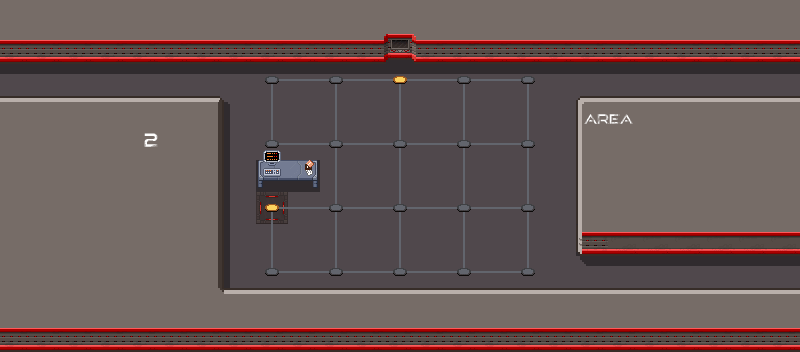

Tiled map render using the project's own tile images. Description and the whole map definition, tile-layer contents included, below:
An orthogonal 25x11 tile map with 32x32 px tiles, 8 tile layers (floor, line, sh, wall, ...), 4 tilesets.

<map version="1.10" tiledversion="1.10.2" orientation="orthogonal" renderorder="right-down" width="25" height="11" tilewidth="32" tileheight="32" infinite="0" nextlayerid="13" nextobjectid="1">
 <tileset firstgid="1" source="alien_spaceship_tileset2.tsx" />
 <tileset firstgid="241" source="scifi_items.tsx" />
 <tileset firstgid="449" source="scifi_tileset_01.tsx" />
 <tileset firstgid="641" source="scifi_items2.tsx" />
 <layer id="2" name="floor" width="25" height="11">
  <data encoding="csv">
151,151,151,151,151,151,151,151,151,151,151,151,151,151,151,151,151,151,151,151,151,151,151,151,151,
151,151,151,151,151,151,151,151,151,151,151,151,151,151,151,151,151,151,151,151,151,151,151,151,151,
151,151,151,151,151,151,151,151,151,151,151,151,151,151,151,151,151,151,151,151,151,151,151,151,151,
151,151,151,151,151,151,151,151,151,151,151,151,151,151,151,151,151,151,151,151,151,151,151,151,151,
151,151,151,151,151,151,151,151,151,151,151,151,151,151,151,151,151,151,151,151,151,151,151,151,151,
151,151,151,151,151,151,151,151,151,151,151,151,151,151,151,151,151,151,151,151,151,151,151,151,151,
151,151,151,151,151,151,151,151,183,151,151,151,151,151,151,151,151,151,151,151,151,151,151,151,151,
151,151,151,151,151,151,151,151,151,151,151,151,151,151,151,151,151,151,151,151,151,151,151,151,151,
151,151,151,151,151,151,151,151,151,151,151,151,151,151,151,151,151,151,151,151,151,151,151,151,151,
151,151,151,151,151,151,151,151,151,151,151,151,151,151,151,151,151,151,151,151,151,151,151,151,151,
151,151,151,151,151,151,151,151,151,151,151,151,151,151,151,151,151,151,151,151,151,151,151,151,151
</data>
 </layer>
 <layer id="4" name="line" width="25" height="11">
  <data encoding="csv">
0,0,0,0,0,0,0,0,0,0,0,0,0,0,0,0,0,0,0,0,0,0,0,0,0,
111,111,111,116,111,111,111,111,111,111,111,111,3,111,111,111,111,111,111,111,111,103,111,111,111,
0,0,0,0,0,0,0,0,2684354720,2684354739,3221225631,2684354739,3221225631,2684354739,3221225631,2684354739,3221225632,0,0,0,0,0,0,0,0,
0,0,0,0,0,0,0,0,179,0,179,0,179,0,179,0,179,0,0,0,0,0,0,0,0,
0,0,0,0,0,0,0,0,160,2684354739,169,2684354739,169,2684354739,169,2684354739,1610612895,0,0,0,0,0,0,0,0,
0,0,0,0,0,0,0,0,0,0,179,0,179,0,179,0,179,0,0,0,0,0,0,0,0,
0,0,0,0,0,0,0,0,2684354720,2684354739,169,2684354739,169,2684354739,169,2684354739,1610612895,0,0,0,0,0,0,0,0,
0,0,0,0,0,0,0,0,179,0,179,0,179,0,179,0,179,0,0,111,116,111,111,111,111,
0,0,0,0,0,0,0,0,160,2684354739,159,2684354739,159,2684354739,159,2684354739,1610612896,0,0,0,0,0,0,0,0,
0,0,0,0,0,0,0,0,0,0,0,0,0,0,0,0,0,0,0,0,0,0,0,0,0,
111,111,111,104,111,111,111,111,106,111,111,111,111,111,111,111,111,111,111,111,111,111,103,111,111
</data>
 </layer>
 <layer id="5" name="sh" width="25" height="11" opacity="0.4">
  <data encoding="csv">
0,0,0,0,0,0,0,0,0,0,0,0,0,0,0,0,0,0,0,0,0,0,0,0,0,
0,0,0,0,0,0,43,43,0,0,0,0,36,0,0,0,0,0,0,0,0,0,33,0,0,
22,22,22,22,22,22,22,22,22,22,22,22,22,22,22,22,22,22,22,22,22,22,22,22,22,
0,0,0,0,0,0,0,33,0,0,0,0,0,0,0,0,0,0,0,0,0,0,0,0,0,
0,0,0,0,0,0,0,43,0,0,0,0,0,0,0,0,0,0,0,0,0,0,0,0,0,
0,0,0,0,0,0,0,43,36,36,0,0,0,0,0,0,0,0,0,0,0,0,0,0,0,
0,0,0,0,0,0,0,43,0,0,0,0,0,0,0,0,0,0,0,0,0,0,0,0,0,
0,0,0,0,0,0,0,43,0,0,0,0,0,0,0,0,0,0,36,0,0,0,0,0,0,
0,0,0,0,0,0,0,43,0,0,0,0,0,0,0,0,0,0,24,22,22,22,22,22,22,
0,0,0,0,0,0,0,0,0,0,0,0,0,0,0,0,0,0,0,0,0,0,0,0,0,
0,0,0,0,0,0,0,0,0,0,0,0,0,0,0,0,0,0,0,0,0,0,0,0,0
</data>
 </layer>
 <layer id="3" name="wall" width="25" height="11">
  <data encoding="csv">
1,1,1,1,1,1,1,1,1,1,1,1,1,1,1,1,1,1,1,1,1,1,1,1,1,
111,111,111,111,111,111,111,111,111,111,111,111,113,111,111,111,111,111,111,111,111,111,111,111,111,
0,0,0,0,0,0,0,0,0,0,0,0,0,0,0,0,0,0,0,0,0,0,0,0,0,
53,53,53,53,53,53,32,0,0,0,0,0,0,0,0,0,0,0,34,53,53,53,53,53,53,
1,1,1,1,1,1,21,0,0,0,0,0,0,0,0,0,0,0,44,1,1,1,1,1,1,
1,1,1,1,1,1,21,0,0,0,0,0,0,0,0,0,0,0,44,1,1,1,1,1,1,
1,1,1,1,1,1,21,0,0,0,0,0,0,0,0,0,0,0,44,1,1,1,1,1,1,
1,1,1,1,1,1,21,0,0,0,0,0,0,0,0,0,0,0,14,101,101,101,101,101,101,
1,1,1,1,1,1,21,0,0,0,0,0,0,0,0,0,0,0,0,0,0,0,0,0,0,
1,1,1,1,1,1,31,53,53,53,53,53,53,53,53,53,53,53,53,53,53,53,53,53,53,
111,111,111,111,111,111,111,111,111,111,111,111,111,111,111,111,111,111,111,111,111,111,111,111,111
</data>
 </layer>
 <layer id="1" name="point" width="25" height="11">
  <data encoding="csv">
0,0,0,0,0,0,0,0,0,0,0,0,0,0,0,0,0,0,0,0,0,0,0,0,0,
0,0,0,0,0,0,0,0,0,0,0,0,0,0,0,0,0,0,0,0,0,0,0,0,0,
0,0,0,0,0,0,0,0,168,0,168,0,158,0,168,0,168,0,0,0,0,0,0,0,0,
0,0,0,0,0,0,0,0,0,0,0,0,0,0,0,0,0,0,0,0,0,0,0,0,0,
0,0,0,0,0,0,0,0,168,0,168,0,168,0,168,0,168,0,0,0,0,0,0,0,0,
0,0,0,0,0,0,0,0,0,0,0,0,0,0,0,0,0,0,0,0,0,0,0,0,0,
0,0,0,0,0,0,0,0,158,0,168,0,168,0,168,0,168,0,0,0,0,0,0,0,0,
0,0,0,0,0,0,0,0,0,0,0,0,0,0,0,0,0,0,0,0,0,0,0,0,0,
0,0,0,0,0,0,0,0,168,0,168,0,168,0,168,0,168,0,0,0,0,0,0,0,0,
0,0,0,0,0,0,0,0,0,0,0,0,0,0,0,0,0,0,0,0,0,0,0,0,0,
0,0,0,0,0,0,0,0,0,0,0,0,0,0,0,0,0,0,0,0,0,0,0,0,0
</data>
 </layer>
 <layer id="6" name="0p" width="25" height="11">
  <data encoding="csv">
0,0,0,0,0,0,0,0,0,0,0,0,0,0,0,0,0,0,0,0,0,0,0,0,0,
0,0,0,0,0,0,0,0,0,0,0,0,0,0,0,0,0,0,0,0,0,0,0,0,0,
0,0,0,0,0,0,0,0,0,0,0,0,0,0,0,0,0,0,0,0,0,0,0,0,0,
0,0,0,0,0,0,0,0,0,0,0,0,0,0,0,0,0,0,599,600,0,0,0,0,0,
0,0,0,0,603,0,0,0,0,0,0,0,0,0,0,0,0,0,0,0,0,0,0,0,0,
0,0,0,0,0,0,0,0,313,315,0,0,0,0,0,0,0,0,0,0,0,0,0,0,0,
0,0,0,0,0,0,0,0,0,0,0,0,0,0,0,0,0,0,0,0,0,0,0,0,0,
0,0,0,0,0,0,0,0,0,0,0,0,0,0,0,0,0,0,0,0,0,0,0,0,0,
0,0,0,0,0,0,0,0,0,0,0,0,0,0,0,0,0,0,0,0,0,0,0,0,0,
0,0,0,0,0,0,0,0,0,0,0,0,0,0,0,0,0,0,0,0,0,0,0,0,0,
0,0,0,0,0,0,0,0,0,0,0,0,0,0,0,0,0,0,0,0,0,0,0,0,0
</data>
 </layer>
 <layer id="11" name="Tile Layer 8" width="25" height="11">
  <data encoding="csv">
0,0,0,0,0,0,0,0,0,0,0,0,0,0,0,0,0,0,0,0,0,0,0,0,0,
0,0,0,0,0,0,0,0,0,0,0,0,0,0,0,0,0,0,0,0,0,0,0,0,0,
0,0,0,0,0,0,0,0,0,0,0,0,0,0,0,0,0,0,0,0,0,0,0,0,0,
0,0,0,0,0,0,0,0,0,0,0,0,0,0,0,0,0,0,0,0,0,0,0,0,0,
0,0,0,0,0,0,0,0,0,0,0,0,0,0,0,0,0,0,0,0,0,0,0,0,0,
0,0,0,0,0,0,0,0,292,303,0,0,0,0,0,0,0,0,0,0,0,0,0,0,0,
0,0,0,0,0,0,0,0,0,0,0,0,0,0,0,0,0,0,0,0,0,0,0,0,0,
0,0,0,0,0,0,0,0,0,0,0,0,0,0,0,0,0,0,0,0,0,0,0,0,0,
0,0,0,0,0,0,0,0,0,0,0,0,0,0,0,0,0,0,0,0,0,0,0,0,0,
0,0,0,0,0,0,0,0,0,0,0,0,0,0,0,0,0,0,0,0,0,0,0,0,0,
0,0,0,0,0,0,0,0,0,0,0,0,0,0,0,0,0,0,0,0,0,0,0,0,0
</data>
 </layer>
 <layer id="12" name="Tile Layer 7" width="25" height="11" offsetx="-0.666667" offsety="-26">
  <data encoding="csv">
0,0,0,0,0,0,0,0,0,0,0,0,0,0,0,0,0,0,0,0,0,0,0,0,0,
0,0,0,0,0,0,0,0,0,0,0,0,0,0,0,0,0,0,0,0,0,0,0,0,0,
0,0,0,0,0,0,0,0,0,0,0,0,0,0,0,0,0,0,0,0,0,0,0,0,0,
0,0,0,0,0,0,0,0,0,0,0,0,0,0,0,0,0,0,0,0,0,0,0,0,0,
0,0,0,0,0,0,0,0,0,0,0,0,0,0,0,0,0,0,0,0,0,0,0,0,0,
0,0,0,0,0,0,0,0,662,0,0,0,0,0,0,0,0,0,0,0,0,0,0,0,0,
0,0,0,0,0,0,0,0,0,0,0,0,0,0,0,0,0,0,0,0,0,0,0,0,0,
0,0,0,0,0,0,0,0,0,0,0,0,0,0,0,0,0,0,0,0,0,0,0,0,0,
0,0,0,0,0,0,0,0,0,0,0,0,0,0,0,0,0,0,0,0,0,0,0,0,0,
0,0,0,0,0,0,0,0,0,0,0,0,0,0,0,0,0,0,0,0,0,0,0,0,0,
0,0,0,0,0,0,0,0,0,0,0,0,0,0,0,0,0,0,0,0,0,0,0,0,0
</data>
 </layer>
</map>
